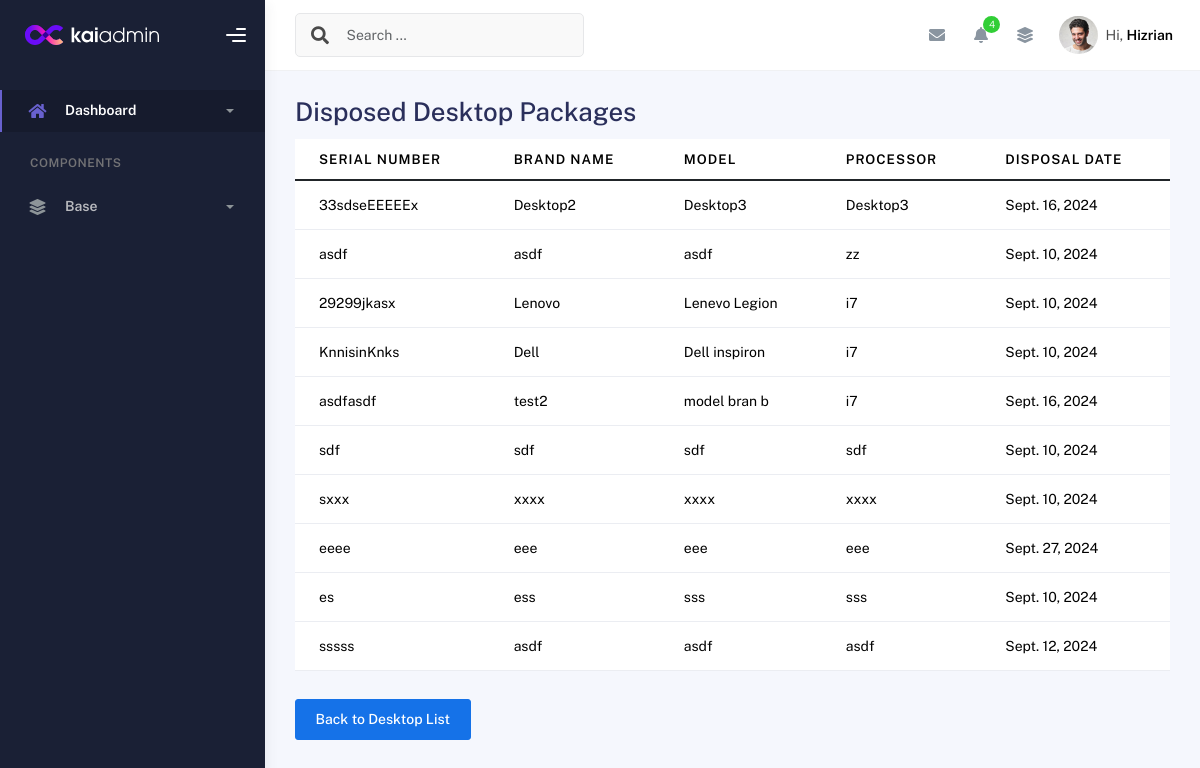
The app's page /disposed_desktop_list/ with its own data.
### inventory/models.py (models this page shows, shortened)
class DESKTOPPACKAGE(models.Model):
    id = models.AutoField(primary_key=True)
    EQUIPMENT_CHOICES = [
        ('Desktop', 'Desktop'),
        ('Laptop', 'Laptop'),
        ('UPS', 'UPS'),
        ('Mouse', 'Mouse'),
    ]
    name = models.CharField(
        max_length=100,
        choices=EQUIPMENT_CHOICES,  # Use choices here
        default='desktop'  # Default value if needed
    )
    desktop_SerialNo = models.CharField(max_length=100)
    desktop_BrandName = models.CharField(max_length=100)
    desktop_Model = models.CharField(max_length=100)
    desktop_Processor = models.CharField(max_length=33)
    desktop_Memory = models.CharField(max_length=100)
    desktop_Drive = models.CharField(max_length=332)
    desktop_Graphics = models.CharField(max_length=100, blank=True, null=True)
    desktop_Graphics_Size = models.CharField(max_length=100, blank=True, null=True)
    desktop_OS = models.CharField(max_length=100, blank=True, null=True)
    desktop_Office = models.CharField(max_length=100, blank=True, null=True)
    desktop_OS_keys = models.CharField(max_length=100, blank=True, null=True)
    desktop_Office_keys = models.CharField(max_length=100, blank=True, null=True)
    desktop_Image = models.ImageField(upload_to='equipment_images/', blank=True, null=True)  # Add this line
    desktop_Monitor_SN = models.CharField(max_length=100, blank=True, null=True)
    desktop_Monitor_Brand = models.CharField(max_length=100, blank=True, null=True)
    desktop_Monitor_Model = models.CharField(max_length=100, blank=True, null=True)
    desktop_Monitor_Size = models.CharField(max_length=100, blank=True, null=True)
    desktop_Keyboard_SN = models.CharField(max_length=100, blank=True, null=True)
    desktop_keyboard_Brand = models.CharField(max_length=100, blank=True, null=True)
    desktop_keyboard_Model = models.CharField(max_length=100, blank=True, null=True)
    desktop_Mouse_SN = models.CharField(max_length=100, blank=True, null=True)
    desktop_Mouse_Brand = models.CharField(max_length=100, blank=True, null=True)
    desktop_Mouse_Model = models.CharField(max_length=100, blank=True, null=True)
    desktop_UPS_SN = models.CharField(max_length=100, blank=True, null=True)
    desktop_UPS_Brand = models.CharField(max_length=100, blank=True, null=True)
    desktop_UPS_Model = models.CharField(max_length=100, blank=True, null=True)
    desktop_Asset_owner = models.CharField(max_length=100, blank=True, null=True)
    desktop_Asset_designation = models.CharField(max_length=100, blank=True, null=True)
    desktop_Asset_section = models.CharField(max_length=100, blank=True, null=True)
    desktop_Enduser = models.CharField(max_length=100, blank=True, null=True)
    desktop_Enduser_designation = models.CharField(max_length=100, blank=True, null=True)
    desktop_Enduser_section = models.CharField(max_length=100, blank=True, null=True)
    desktop_PAR = models.CharField(max_length=100, blank=True, null=True)
    desktop_Propertyno = models.CharField(max_length=100, blank=True, null=True)
    desktop_Acquisition_Type = models.CharField(max_length=100, blank=True, null=True)
    desktop_Value = models.CharField(max_length=100, blank=True, null=True)
    desktop_Datereceived= models.CharField(max_length=100, blank=True, null=True)
    desktop_Dateinspected = models.CharField(max_length=100, blank=True, null=True)
    desktop_Supplier = models.CharField(max_length=100, blank=True, null=True)
    desktop_Status = models.CharField(max_length=100, blank=True, null=True)
    desktop_Computer_name = models.CharField(max_length=100, blank=True, null=True)
    is_disposed = models.BooleanField(default=False)  # Field to indicate disposal status, Default is False (not disposed)
    disposal_date = models.DateField(null=True, blank=True)  # Optional: Track the date of disposal

### inventory/views.py (the view)
# urls.py: path('disposed_desktop_list/', views.disposed_desktop_list, name='disposed_desktop_list'),  # List disposed desktops
def disposed_desktop_list(request):
    disposed_desktops = DESKTOPPACKAGE.objects.filter(is_disposed=True)
    return render(request, 'disposed_desktop_list.html', {'disposed_desktops': disposed_desktops})

### templates/disposed_desktop_list.html
{% extends 'base.html' %}
{% block content %}
<div class="container">
    <div class="page-inner">
    <div class=card-body>
    <h2>Disposed Desktop Packages</h2>
    {% if disposed_desktops %}
    <table class="table table-hover">
        <thead>
            <tr>
                <th>Serial Number</th>
                <th>Brand Name</th>
                <th>Model</th>
                <th>Processor</th>
                <th>Disposal Date</th>
            </tr>
        </thead>
        <tbody>
            {% for desktop in disposed_desktops %}
            <tr>
                <td>{{ desktop.desktop_SerialNo }}</td>
                <td>{{ desktop.desktop_BrandName }}</td>
                <td>{{ desktop.desktop_Model }}</td>
                <td>{{ desktop.desktop_Processor }}</td>
                <td>{{ desktop.disposal_date }}</td>
            </tr>
            {% endfor %}
        </tbody>
    </table>
    {% else %}
        <p>No disposed desktops found.</p>
    {% endif %}
    <a href="{% url 'desktop_list_page' %}" class="btn btn-primary mt-3">Back to Desktop List</a>
    </div>
    </div>
</div>
{% endblock %}

### records on screen
DESKTOPPACKAGE: desktop_SerialNo "33sdseEEEEEx", desktop_BrandName "Desktop2", desktop_Model "Desktop3", desktop_Processor "Desktop3", disposal_date "Sept. 16, 2024"
DESKTOPPACKAGE: desktop_SerialNo "asdf", desktop_BrandName "asdf", desktop_Model "asdf", desktop_Processor "zz", disposal_date "Sept. 10, 2024"
DESKTOPPACKAGE: desktop_SerialNo "29299jkasx", desktop_BrandName "Lenovo", desktop_Model "Lenevo Legion", desktop_Processor "i7", disposal_date "Sept. 10, 2024"
DESKTOPPACKAGE: desktop_SerialNo "KnnisinKnks", desktop_BrandName "Dell", desktop_Model "Dell inspiron", desktop_Processor "i7", disposal_date "Sept. 10, 2024"
DESKTOPPACKAGE: desktop_SerialNo "asdfasdf", desktop_BrandName "test2", desktop_Model "model bran b", desktop_Processor "i7", disposal_date "Sept. 16, 2024"
DESKTOPPACKAGE: desktop_SerialNo "sdf", desktop_BrandName "sdf", desktop_Model "sdf", desktop_Processor "sdf", disposal_date "Sept. 10, 2024"
DESKTOPPACKAGE: desktop_SerialNo "sxxx", desktop_BrandName "xxxx", desktop_Model "xxxx", desktop_Processor "xxxx", disposal_date "Sept. 10, 2024"
DESKTOPPACKAGE: desktop_SerialNo "eeee", desktop_BrandName "eee", desktop_Model "eee", desktop_Processor "eee", disposal_date "Sept. 27, 2024"
DESKTOPPACKAGE: desktop_SerialNo "es", desktop_BrandName "ess", desktop_Model "sss", desktop_Processor "sss", disposal_date "Sept. 10, 2024"
DESKTOPPACKAGE: desktop_SerialNo "sssss", desktop_BrandName "asdf", desktop_Model "asdf", desktop_Processor "asdf", disposal_date "Sept. 12, 2024"
